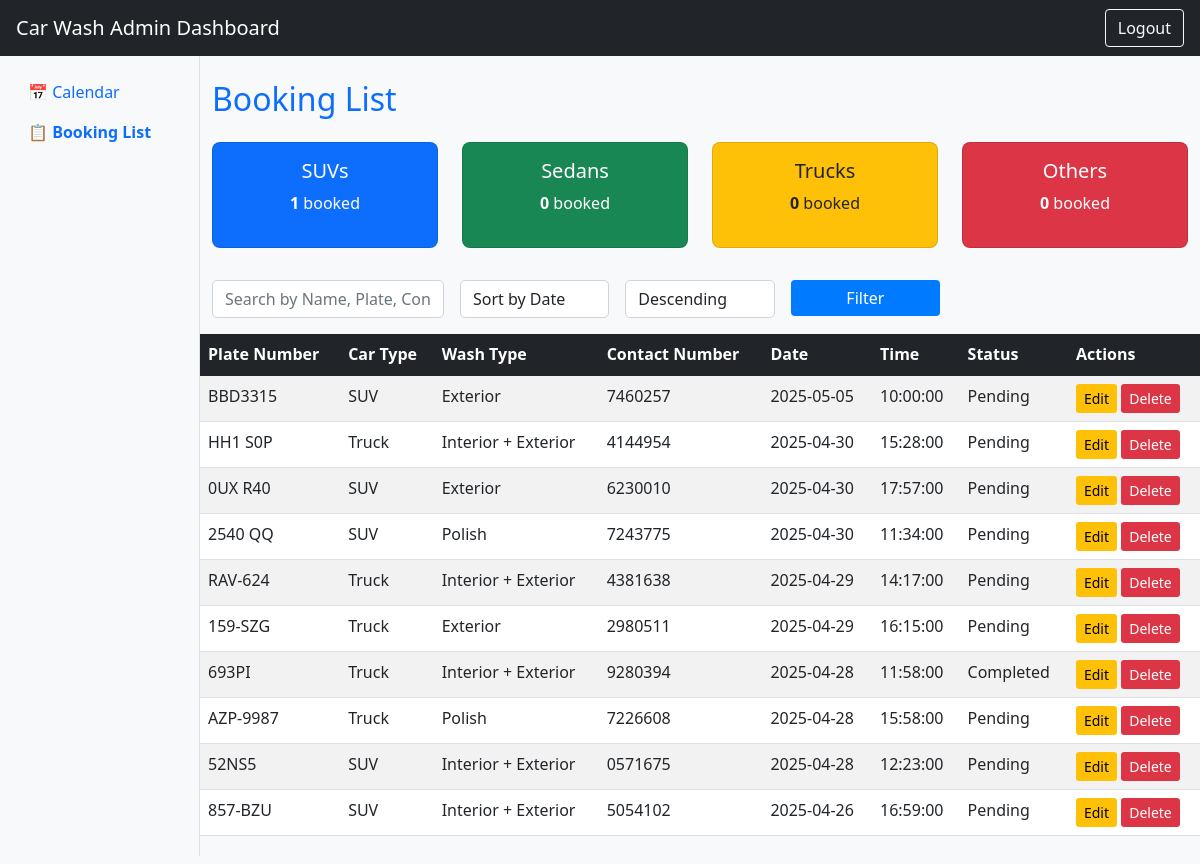
The app's page /admin/dashboard (signed in) with its own data.
### app/models.py (models this page shows, shortened)
class Booking(db.Model):
    id = db.Column(db.Integer, primary_key=True)
    name = db.Column(db.String(100), nullable=False)
    contact_number = db.Column(db.String(20), nullable=False)  # Added field
    car_plate = db.Column(db.String(15), nullable=False)      # Added field
    car_type = db.Column(db.String(50), nullable=False)
    wash_type = db.Column(db.String(50), nullable=False)
    date = db.Column(db.Date, nullable=False)                 # Changed to Date type
    time = db.Column(db.Time, nullable=False)                 # Changed to Time type
    status = db.Column(db.String(20), default="Pending")
    created_at = db.Column(db.DateTime, default=datetime.now(timezone.utc))  # Added for tracking

### app/views/admin.py (the view)
@admin.route("/dashboard")
@login_required
def dashboard():
    search_query = request.args.get("search", "").strip()
    sort_by = request.args.get("sort_by", "date")
    sort_order = request.args.get("sort_order", "desc")  # Default to descending order for latest bookings
    today = datetime.today().strftime("%Y-%m-%d")
    query = Booking.query
    if search_query:
        query = query.filter(
            (Booking.name.ilike(f"%{search_query}%")) |
            (Booking.car_plate.ilike(f"%{search_query}%")) |
            (Booking.contact_number.ilike(f"%{search_query}%"))
        )
    if sort_by in ["name", "date", "time"]:
        query = query.order_by(
            getattr(Booking, sort_by).desc() if sort_order == "desc" else getattr(Booking, sort_by).asc()
        )
    page, per_page, _ = get_page_args(page_parameter="page", per_page_parameter="per_page")
    per_page = 10
    bookings = query.paginate(page=page, per_page=per_page, error_out=False)
    suv_count = Booking.query.filter(Booking.car_type=="SUV", Booking.date == today).count()
    sedan_count = Booking.query.filter(Booking.car_type=="Sedan", Booking.date == today).count()
    truck_count = Booking.query.filter(Booking.car_type=="Truck", Booking.date == today).count()
    other_count = Booking.query.filter(Booking.car_type.notin_(["SUV", "Sedan", "Truck"]), Booking.date == today).count()
    return render_template(
        "admin.html",
        bookings=bookings,  # ✅ Pass full pagination object
        pagination=bookings,  # ✅ Pagination works in template
        suv_count=suv_count,
        sedan_count=sedan_count,
        truck_count=truck_count,
        other_count=other_count,
        search_query=search_query,
        sort_by=sort_by,
        sort_order=sort_order
    )

### app/views/admin.py (called while the page is built)
@login_manager.user_loader
def load_user(user_id):
    return Admin.query.get(int(user_id))

### app/templates/admin.html (shortened to what this page needs)
{% extends 'admin_base.html' %}
{% block content %}
<h2 class="text-primary mb-4">Booking List</h2>
<div class="row text-center">
    <div class="col-md-3">
        <div class="card bg-primary text-white">
            <div class="card-body">
                <h5>SUVs</h5>
                <p><strong>{{ suv_count }}</strong> booked</p>
            </div>
        </div>
    </div>
    <div class="col-md-3">
        <div class="card bg-success text-white">
            <div class="card-body">
                <h5>Sedans</h5>
                <p><strong>{{ sedan_count }}</strong> booked</p>
            </div>
        </div>
    </div>
    <div class="col-md-3">
        <div class="card bg-warning text-dark">
            <div class="card-body">
                <h5>Trucks</h5>
                <p><strong>{{ truck_count }}</strong> booked</p>
            </div>
        </div>
    </div>
    <div class="col-md-3">
        <div class="card bg-danger text-white">
            <div class="card-body">
                <h5>Others</h5>
                <p><strong>{{ other_count }}</strong> booked</p>
            </div>
        </div>
    </div>
</div>
<form method="GET" class="row g-3 my-3">
    <div class="col-md-3">
        <input type="text" name="search" class="form-control" placeholder="Search by Name, Plate, Contact"
               value="{{ search_query }}">
    </div>
    <div class="col-md-2">
        <select name="sort_by" class="form-control">
            <option value="date" {% if sort_by == "date" %}selected{% endif %}>Sort by Date</option>
        </select>
    </div>
    <div class="col-md-2">
        <select name="sort_order" class="form-control">
            <option value="desc" {% if sort_order == "desc" %}selected{% endif %}>Descending</option>
        </select>
    </div>
    <div class="col-md-2">
        <button type="submit" class="btn btn-primary w-100">Filter</button>
    </div>
</form>
<div class="row">
        <table class="table table-striped">
            <thead class="table-dark">
                <tr>
                    <th>Plate Number</th>
                    <th>Car Type</th>
                    <th>Wash Type</th>
                    <th>Contact Number</th>
                    <th>Date</th>
                    <th>Time</th>
                    <th>Status</th>
                    <th>Actions</th>
                </tr>
            </thead>
            <tbody>
                {% for booking in bookings.items %}
                <tr>
                    <td>{{ booking.car_plate }}</td>
                    <td>{{ booking.car_type }}</td>
                    <td>{{ booking.wash_type }}</td>
                    <td>{{ booking.contact_number }}</td>
                    <td>{{ booking.date }}</td>
                    <td>{{ booking.time }}</td>
                    <td>{{ booking.status }}</td>
                    <td>
                        <a href="{{ url_for('admin.edit_booking', booking_id=booking.id) }}" class="btn btn-warning btn-sm">Edit</a>
                        <a href="{{ url_for('admin.delete_booking', booking_id=booking.id) }}" class="btn btn-danger btn-sm">Delete</a>
                    </td>
                </tr>
                {% endfor %}
            </tbody>
        </table>
</div>
{% endblock %}

### app/templates/admin_base.html (shortened to what this page needs)
{% set active_endpoint = request.endpoint.split('.')[-1] %}
<!DOCTYPE html>
<html lang="en">
<head>
    <link rel="stylesheet" href="{{ url_for('static', filename='bootstrap.css') }}">
    <link rel="stylesheet" href="{{ url_for('static', filename='styles.css') }}">
</head>
<body>
<nav class="navbar navbar-dark bg-dark px-3">
    <a class="navbar-brand" href="#">Car Wash Admin Dashboard</a>
    <a class="btn btn-outline-light ms-auto" href="{{ url_for('admin.logout') }}">Logout</a>
</nav>
<div class="container-fluid">
    <div class="row">
        <div class="col-md-2 bg-light border-end vh-100 py-3">
            <ul class="nav flex-column">
                <li class="nav-item">
                    <a href="{{ url_for('admin.calendar_view') }}" class="nav-link {% if active_endpoint == 'calendar' %}active fw-bold text-primary{% endif %}">📅 Calendar</a>
                </li>
                <li class="nav-item">
                    <a href="{{ url_for('admin.dashboard') }}" class="nav-link {% if active_endpoint == 'dashboard' %}active fw-bold text-primary{% endif %}">📋 Booking List</a>
                </li>
            </ul>
        </div>
        <div class="col-md-10 py-4">
            {% block content %}{% endblock %}
        </div>
    </div>
</div>
</body>
</html>

### app/static/styles.css (style rules this page uses)
body { background-color: #f8f9fa; }
form .form-control { border-radius: 5px; }
.btn-primary { background-color: #007bff; border: none; }
.btn-warning { background-color: #ffc107; border: none; }
.btn-danger { background-color: #dc3545; border: none; }
.card { border-radius: 8px; text-align: center; }
.table { background: white; }
.table thead { background: #343a40; color: white; }
.nav-link.active { font-weight: bold; color: #007bff; }

### records on screen
Booking: car_plate "BBD3315", car_type "SUV", wash_type "Exterior", contact_number "7460257", date "2025-05-05", time "10:00:00", status "Pending"
Booking: car_plate "HH1 S0P", car_type "Truck", wash_type "Interior + Exterior", contact_number "4144954", date "2025-04-30", time "15:28:00", status "Pending"
Booking: car_plate "0UX R40", car_type "SUV", wash_type "Exterior", contact_number "6230010", date "2025-04-30", time "17:57:00", status "Pending"
Booking: car_plate "2540 QQ", car_type "SUV", wash_type "Polish", contact_number "7243775", date "2025-04-30", time "11:34:00", status "Pending"
Booking: car_plate "RAV-624", car_type "Truck", wash_type "Interior + Exterior", contact_number "4381638", date "2025-04-29", time "14:17:00", status "Pending"
Booking: car_plate "159-SZG", car_type "Truck", wash_type "Exterior", contact_number "2980511", date "2025-04-29", time "16:15:00", status "Pending"
Booking: car_plate "693PI", car_type "Truck", wash_type "Interior + Exterior", contact_number "9280394", date "2025-04-28", time "11:58:00", status "Completed"
Booking: car_plate "AZP-9987", car_type "Truck", wash_type "Polish", contact_number "7226608", date "2025-04-28", time "15:58:00", status "Pending"
Booking: car_plate "52NS5", car_type "SUV", wash_type "Interior + Exterior", contact_number "0571675", date "2025-04-28", time "12:23:00", status "Pending"
Booking: car_plate "857-BZU", car_type "SUV", wash_type "Interior + Exterior", contact_number "5054102", date "2025-04-26", time "16:59:00", status "Pending"

### other values on screen
{{ suv_count }} "1"
{{ sedan_count }} "0"
{{ truck_count }} "0"
{{ other_count }} "0"
